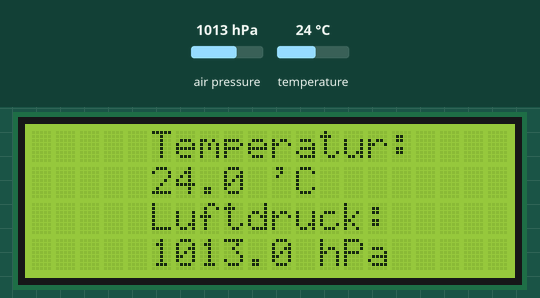
A sketch run on a simulated Arduino Uno, built with avr-gcc and run on an emulated ATmega328P. Shown: 20×4 character LCD. Wiring (inferred from the names in the program): BMP180 pressure sensor at I2C address 0x77. The inputs (shaded band) are chosen by the test bench; at power-on: air pressure 1013 hPa, temperature 24 °C.

Above: at 1.2 s.
1.3 s: air pressure set to 952 hPa
At 3.4 s:
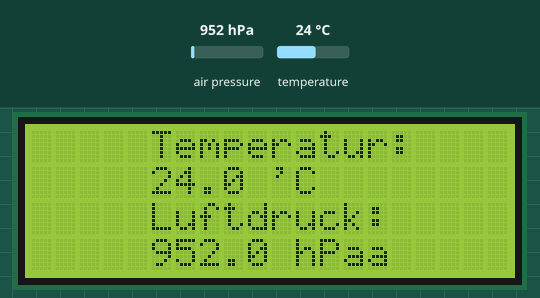
3.7 s: temperature set to 0 °C
At 5.0 s:
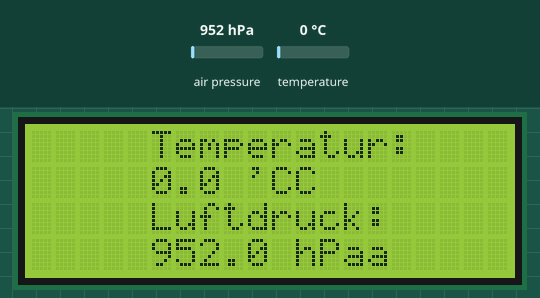
5.8 s: air pressure set to 1000 hPa
At 7.6 s:
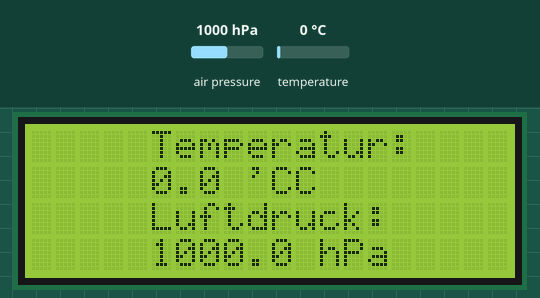
7.9 s: temperature set to 12 °C
At 9.4 s:
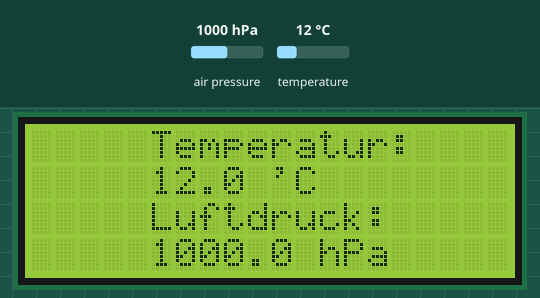
Timing chart, 0 to 10.9 s (numbered marks = the images above; inputs shaded):
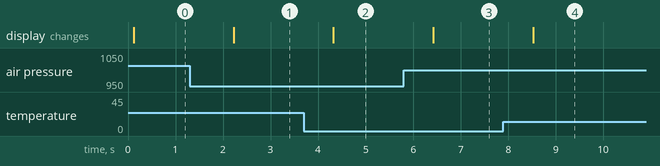

The sketch:

BMP085_Test_LCD.ino
```cpp
// (licence header left out)
#include <Wire.h>
#include <LiquidCrystal_I2C.h>

#define BMP085_ADDRESS 0x77        // I2C address of BMP085
LiquidCrystal_I2C lcd(0x27,20,4);  // set the LCD address to 0x27 for a 20 chars and 4 line display

const unsigned char OSS = 0;       // Oversampling Setting

// Calibration values of BMP085:
int ac1;
int ac2;
int ac3;
unsigned int ac4;
unsigned int ac5;
unsigned int ac6;
int b1;
int b2;
int mb;
int mc;
int md;

// b5 is calculated in bmp085GetTemperature(...), this variable is also used in bmp085GetPressure(...)
// so ...Temperature(...) must be called before ...Pressure(...).
long b5;

float temperature;
float pressure;
float pressureNN;
float pressureCorrection = 0.94028057;  // Höhe 492m ü.NN Bad Aibling. Please calculate your coeffizient
                                        // for your homes elevation!

//----------------------------------------------------------------------------------------------------------
//----------------------------------------------------------------------------------------------------------
void setup()
{
   lcd.init();                      // initialize the lcd
   // Print a message to the LCD.
   lcd.backlight();
   Wire.begin();
   bmp085Calibration();
}

//----------------------------------------------------------------------------------------------------------
//----------------------------------------------------------------------------------------------------------
void loop()
{
  temperature = bmp085GetTemperature(bmp085ReadUT())/10;
  pressure = bmp085GetPressure(bmp085ReadUP())/100;
  pressureNN = pressure / pressureCorrection;
  lcd.setCursor(5,0);
  lcd.print("Temperatur:");
  lcd.setCursor(5,1);
  lcd.print(temperature,1);
  lcd.print(" 'C");
  lcd.setCursor(5,2);
  lcd.print("Luftdruck:");
  lcd.setCursor(5,3);
  lcd.print(pressure,1);
  lcd.print(" hPa");
  delay(1000);
}

//----------------------------------------------------------------------------------------------------------
// Stores all of the bmp085's calibration values into global variables
// Calibration values are required to calculate temp and pressure
// This function should be called at the beginning of the program
void bmp085Calibration()
{
  ac1 = bmp085ReadInt(0xAA);
  ac2 = bmp085ReadInt(0xAC);
  ac3 = bmp085ReadInt(0xAE);
  ac4 = bmp085ReadInt(0xB0);
  ac5 = bmp085ReadInt(0xB2);
  ac6 = bmp085ReadInt(0xB4);
  b1 = bmp085ReadInt(0xB6);
  b2 = bmp085ReadInt(0xB8);
  mb = bmp085ReadInt(0xBA);
  mc = bmp085ReadInt(0xBC);
  md = bmp085ReadInt(0xBE);
}

//----------------------------------------------------------------------------------------------------------
// Calculate temperature given ut.
// Value returned will be in units of 0.1 deg C
short bmp085GetTemperature(unsigned int ut)
{
  long x1, x2;

  x1 = (((long)ut - (long)ac6)*(long)ac5) >> 15;
  x2 = ((long)mc << 11)/(x1 + md);
  b5 = x1 + x2;

  return ((b5 + 8)>>4);
}

//----------------------------------------------------------------------------------------------------------
// Calculate pressure given up
// calibration values must be known
// b5 is also required so bmp085GetTemperature(...) must be called first.
// Value returned will be pressure in units of Pa.
long bmp085GetPressure(unsigned long up)
{
  long x1, x2, x3, b3, b6, p;
  unsigned long b4, b7;

  b6 = b5 - 4000;
  // Calculate B3
  x1 = (b2 * (b6 * b6)>>12)>>11;
  x2 = (ac2 * b6)>>11;
  x3 = x1 + x2;
  b3 = (((((long)ac1)*4 + x3)<<OSS) + 2)>>2;

  // Calculate B4
  x1 = (ac3 * b6)>>13;
  x2 = (b1 * ((b6 * b6)>>12))>>16;
  x3 = ((x1 + x2) + 2)>>2;
  b4 = (ac4 * (unsigned long)(x3 + 32768))>>15;

  b7 = ((unsigned long)(up - b3) * (50000>>OSS));
  if (b7 < 0x80000000)
    p = (b7<<1)/b4;
  else
    p = (b7/b4)<<1;

  x1 = (p>>8) * (p>>8);
  x1 = (x1 * 3038)>>16;
  x2 = (-7357 * p)>>16;
  p += (x1 + x2 + 3791)>>4;

  return p;
}

//----------------------------------------------------------------------------------------------------------
// Read 1 byte from the BMP085 at 'address'
char bmp085Read(unsigned char address)
{
  unsigned char data;

  Wire.beginTransmission(BMP085_ADDRESS);
  Wire.write(address);
  Wire.endTransmission();

  Wire.requestFrom(BMP085_ADDRESS, 1);
  while(!Wire.available())
    ;

  return Wire.read();
}

//----------------------------------------------------------------------------------------------------------
// Read 2 bytes from the BMP085
// First byte will be from 'address'
// Second byte will be from 'address'+1
int bmp085ReadInt(unsigned char address)
{
  unsigned char msb, lsb;

  Wire.beginTransmission(BMP085_ADDRESS);
  Wire.write(address);
  Wire.endTransmission();

  Wire.requestFrom(BMP085_ADDRESS, 2);
  while(Wire.available()<2)
    ;
  msb = Wire.read();
  lsb = Wire.read();

  return (int) msb<<8 | lsb;
}

//----------------------------------------------------------------------------------------------------------
// Read the uncompensated temperature value
unsigned int bmp085ReadUT()
{
  unsigned int ut;

  // Write 0x2E into Register 0xF4
  // This requests a temperature reading
  Wire.beginTransmission(BMP085_ADDRESS);
  Wire.write(0xF4);
  Wire.write(0x2E);
  Wire.endTransmission();

  // Wait at least 4.5ms
  delay(5);

  // Read two bytes from registers 0xF6 and 0xF7
  ut = bmp085ReadInt(0xF6);
  return ut;
}

//----------------------------------------------------------------------------------------------------------
// Read the uncompensated pressure value
unsigned long bmp085ReadUP()
{
  unsigned char msb, lsb, xlsb;
  unsigned long up = 0;

  // Write 0x34+(OSS<<6) into register 0xF4
  // Request a pressure reading w/ oversampling setting
  Wire.beginTransmission(BMP085_ADDRESS);
  Wire.write(0xF4);
  Wire.write(0x34 + (OSS<<6));
  Wire.endTransmission();

  // Wait for conversion, delay time dependent on OSS
  delay(2 + (3<<OSS));

  // Read register 0xF6 (MSB), 0xF7 (LSB), and 0xF8 (XLSB)
  Wire.beginTransmission(BMP085_ADDRESS);
  Wire.write(0xF6);
  Wire.endTransmission();
  Wire.requestFrom(BMP085_ADDRESS, 3);

  // Wait for data to become available
  while(Wire.available() < 3)
    ;
  msb = Wire.read();
  lsb = Wire.read();
  xlsb = Wire.read();

  up = (((unsigned long) msb << 16) | ((unsigned long) lsb << 8) | (unsigned long) xlsb) >> (8-OSS);

  return up;
}
//----------------------------------------------------------------------------------------------------------
```

Measured:
- after the input at 1.3 s, the display: changes after 0.92 s (image 1)
- after the input at 3.7 s, the display: changes after 0.62 s (image 2)
- after the input at 5.8 s, the display: changes after 0.62 s (image 3)
- after the input at 7.9 s, the display: changes after 0.62 s (image 4)
